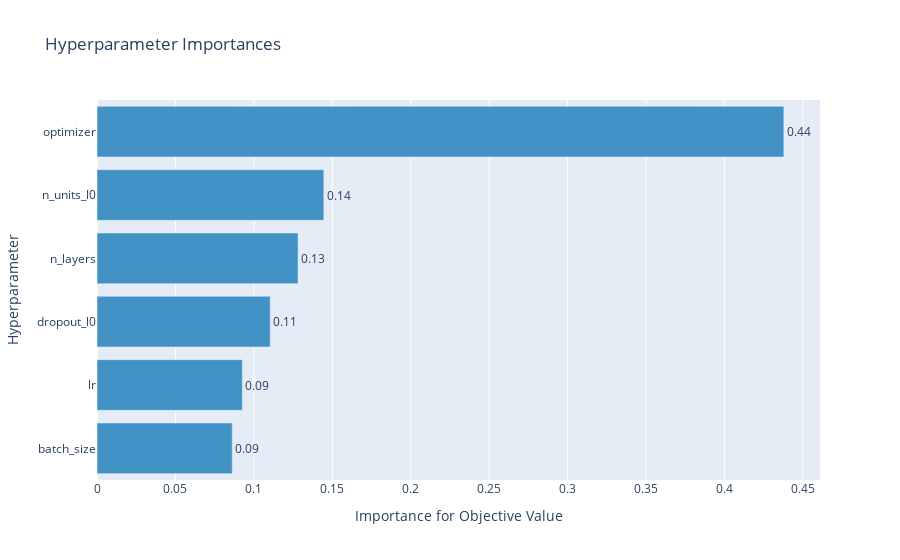

Here is the notebook cell this chart was saved with:
### Code cell
optuna.visualization.plot_param_importances(study)

### Figure 1 — Plotly figure (JSON) as saved in the notebook; plotly's stock layout.template omitted (floating-point values rounded to 4 significant figures)
{"data": [{"cliponaxis": false, "hovertemplate": ["batch_size (IntUniformDistribution): 0.08622606307161557<extra></extra>", "lr (LogUniformDistribution): 0.09264098030769193<extra></extra>", "dropout_l0 (UniformDistribution): 0.11043570118175716<extra></extra>", "n_layers (IntUniformDistribution): 0.12818500272724925<extra></extra>", "n_units_l0 (IntUniformDistribution): 0.14459933367112163<extra></extra>", "optimizer (CategoricalDistribution): 0.4379129190405645<extra></extra>"], "marker": {"color": "rgb(66,146,198)"}, "orientation": "h", "text": ["0.08622606307161557", "0.09264098030769193", "0.11043570118175716", "0.12818500272724925", "0.14459933367112163", "0.4379129190405645"], "textposition": "outside", "texttemplate": "%{text:.2f}", "type": "bar", "x": [0.08623, 0.09264, 0.1104, 0.1282, 0.1446, 0.4379], "y": ["batch_size", "lr", "dropout_l0", "n_layers", "n_units_l0", "optimizer"]}], "layout": {"showlegend": false, "title": {"text": "Hyperparameter Importances"}, "xaxis": {"title": {"text": "Importance for Objective Value"}}, "yaxis": {"title": {"text": "Hyperparameter"}}}}
